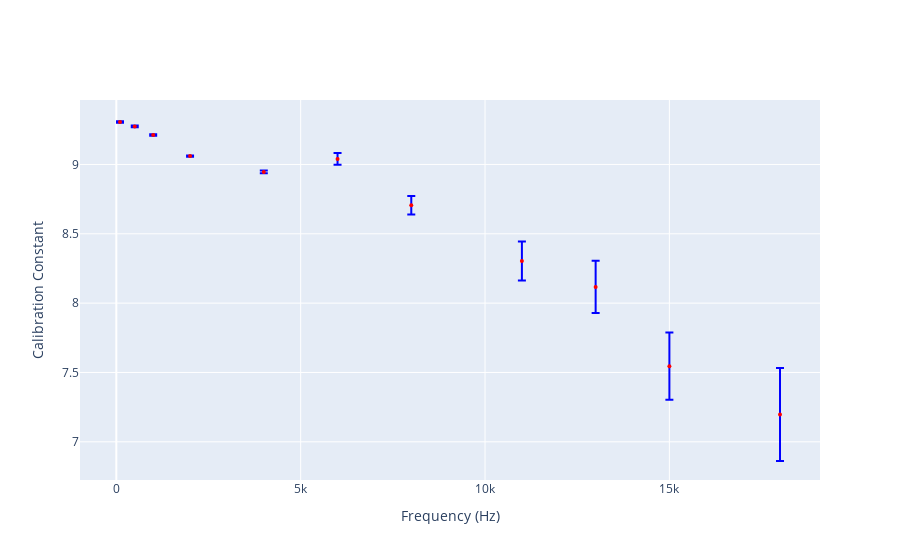

Notebook source saved alongside this figure:
### Code cell
fig = go.Figure()
fig.add_trace(go.Scatter(
    x=f_arr, y=C_arr,
    name='Calculated C',
    mode='markers',
    error_y=dict(
        type='data',
        array=C_std_arr,
        color='blue'
    ),
    marker=dict(
        color='red',
        size=4
    )
))

fig.update_layout(
    xaxis_title='Frequency (Hz)',
    yaxis_title='Calibration Constant',
    xaxis=dict(
        type='linear'
    )
)

fig.show()

### Figure 1 — Plotly figure (JSON) as saved in the notebook; plotly's stock layout.template omitted (floating-point values rounded to 4 significant figures)
{"data": [{"error_y": {"array": [0.004956, 0.006264, 0.006082, 0.005023, 0.009879, 0.04187, 0.06708, 0.1405, 0.1887, 0.2427, 0.335], "color": "blue", "type": "data"}, "marker": {"color": "red", "size": 4}, "mode": "markers", "name": "Calculated C", "type": "scatter", "x": [100, 500, 1000, 2000, 4000, 6000, 8000, 11000, 13000, 15000, 18000], "y": [9.306, 9.274, 9.213, 9.06, 8.946, 9.04, 8.706, 8.303, 8.117, 7.545, 7.197]}], "layout": {"xaxis": {"title": {"text": "Frequency (Hz)"}, "type": "linear"}, "yaxis": {"title": {"text": "Calibration Constant"}}}}
